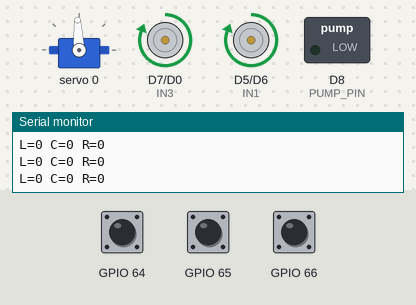
Recording of a sketch running on a simulated ESP8266 (NodeMCU). Shown: servo, motor-driver pin pairs drawn as motors (green arrow = first pin HIGH = forward, orange = second pin HIGH = backward, longer = more drive), switched loads named in the sketch (green lamp = pin HIGH), the last lines printed to the serial monitor. The inputs (shaded band) are chosen by the test bench; at power-on: GPIO 64 HIGH, GPIO 65 HIGH, GPIO 66 HIGH.

Above: at 1.2 s.
1.3 s: GPIO 64 pulled LOW for 0.15 s
At 3.2 s:
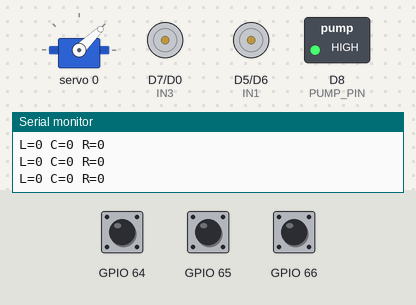
4.4 s: GPIO 65 pulled LOW for 3.2 s
At 5.2 s:
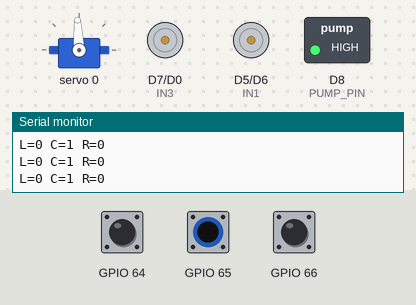
9.1 s: GPIO 66 pulled LOW for 0.15 s
At 10.5 s:
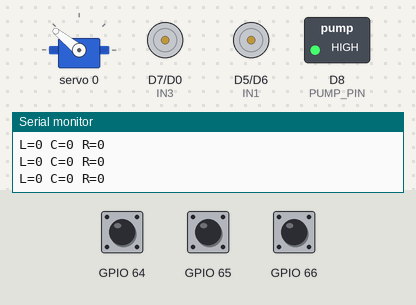
12.2 s: GPIO 66 pulled LOW for 1 s
At 12.6 s:
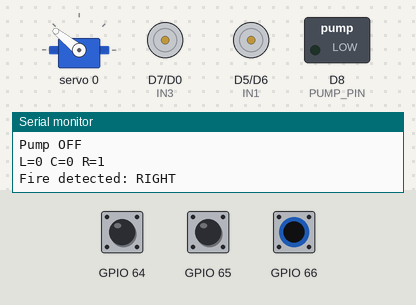
16.2 s: GPIO 66 pulled LOW for 3.2 s
At 19.33 s:
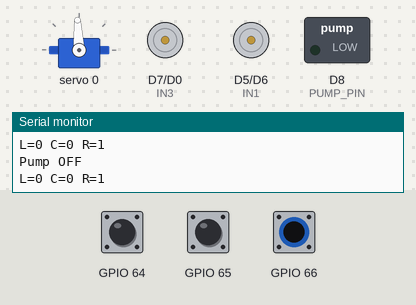
Timing chart, 0 to 20.9 s (numbered marks = the images above; inputs shaded):
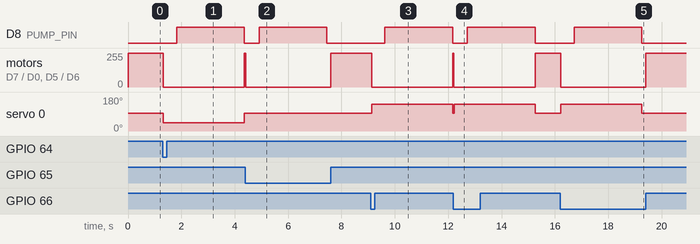

The sketch:

firefighting_robot.ino
```cpp
/*
  Firefighting Robot using NodeMCU ESP8266
  Hardware: L298N, 3 digital flame sensors via MCP23017,
  servo via PCA9685, 12V pump via 3.3V-compatible MOSFET driver.

  REQUIRED ADD-ON MODULES:
    MCP23017 I2C GPIO expander at address 0x20
    PCA9685 I2C PWM/servo driver at address 0x40

  Check actual wiring and module input polarity before powering.
*/

#include <Wire.h>
#include <Adafruit_MCP23X17.h>
#include <Adafruit_PWMServoDriver.h>

Adafruit_MCP23X17 mcp;
Adafruit_PWMServoDriver pwm(0x40);

// NodeMCU I2C pins
const uint8_t I2C_SDA = D2;  // GPIO4
const uint8_t I2C_SCL = D1;  // GPIO5

// L298N direction inputs
const uint8_t IN1 = D5;      // GPIO14
const uint8_t IN2 = D6;      // GPIO12
const uint8_t IN3 = D7;      // GPIO13
const uint8_t IN4 = D0;      // GPIO16

// Active-HIGH logic-level MOSFET driver input.
// D8/GPIO15 is a boot-strap pin and must remain LOW during reset.
// This arrangement is suitable only if the driver input does not pull D8 HIGH.
const uint8_t PUMP_PIN = D8;
const uint8_t PUMP_ON_LEVEL = HIGH;
const uint8_t PUMP_OFF_LEVEL = LOW;

// MCP23017 GPA0, GPA1, GPA2
const uint8_t FLAME_LEFT = 0;
const uint8_t FLAME_CENTER = 1;
const uint8_t FLAME_RIGHT = 2;

// Verify your sensor output. Many modules are active LOW.
const uint8_t FIRE_LEVEL = LOW;

// PCA9685 channel and nozzle angles
const uint8_t SERVO_CHANNEL = 0;
const int ANGLE_LEFT = 45;
const int ANGLE_CENTER = 90;
const int ANGLE_RIGHT = 135;

// Approximate servo pulse range; calibrate for your servo.
const int SERVO_MIN_TICK = 102;  // approx 500 us at 50 Hz
const int SERVO_MAX_TICK = 512;  // approx 2500 us at 50 Hz

const unsigned long PUMP_BURST_MS = 2500;
const unsigned long SERVO_SETTLE_MS = 500;

bool pumpRunning = false;
bool fireHandled = false;
unsigned long pumpStartedAt = 0;

void stopMotors() {
  digitalWrite(IN1, LOW);
  digitalWrite(IN2, LOW);
  digitalWrite(IN3, LOW);
  digitalWrite(IN4, LOW);
}

void moveForward() {
  // If one side moves backward, reverse that side's motor polarity
  // or swap the corresponding IN1/IN2 or IN3/IN4 logic.
  digitalWrite(IN1, HIGH);
  digitalWrite(IN2, LOW);
  digitalWrite(IN3, HIGH);
  digitalWrite(IN4, LOW);
}

void pumpOff() {
  digitalWrite(PUMP_PIN, PUMP_OFF_LEVEL);
}

void pumpOn() {
  digitalWrite(PUMP_PIN, PUMP_ON_LEVEL);
}

void setNozzleAngle(int angle) {
  angle = constrain(angle, 0, 180);
  int tick = map(angle, 0, 180, SERVO_MIN_TICK, SERVO_MAX_TICK);
  pwm.setPWM(SERVO_CHANNEL, 0, tick);
}

bool readFire(uint8_t expanderPin) {
  return mcp.digitalRead(expanderPin) == FIRE_LEVEL;
}

void startExtinguishing(int angle, const char *label) {
  stopMotors();
  setNozzleAngle(angle);
  Serial.print(F("Fire detected: "));
  Serial.println(label);
  delay(SERVO_SETTLE_MS);

  pumpOn();
  pumpRunning = true;
  pumpStartedAt = millis();
  Serial.println(F("Pump ON"));
}

void setup() {
  Serial.begin(115200);

  // Set safe output states before other initialization.
  pinMode(PUMP_PIN, OUTPUT);
  pumpOff();

  pinMode(IN1, OUTPUT);
  pinMode(IN2, OUTPUT);
  pinMode(IN3, OUTPUT);
  pinMode(IN4, OUTPUT);
  stopMotors();

  Wire.begin(I2C_SDA, I2C_SCL);

  if (!mcp.begin_I2C(0x20)) {
    Serial.println(F("ERROR: MCP23017 not found at 0x20. Outputs remain OFF."));
    while (true) {
      pumpOff();
      stopMotors();
      delay(1000);
    }
  }

  mcp.pinMode(FLAME_LEFT, INPUT_PULLUP);
  mcp.pinMode(FLAME_CENTER, INPUT_PULLUP);
  mcp.pinMode(FLAME_RIGHT, INPUT_PULLUP);

  if (!pwm.begin()) {
    Serial.println(F("ERROR: PCA9685 not found at 0x40. Outputs remain OFF."));
    while (true) {
      pumpOff();
      stopMotors();
      delay(1000);
    }
  }

  pwm.setPWMFreq(50);
  setNozzleAngle(ANGLE_CENTER);

  Serial.println();
  Serial.println(F("Firefighting Robot ready."));
  Serial.println(F("Test with pump disconnected and wheels lifted first."));
}

void loop() {
  const bool leftFire = readFire(FLAME_LEFT);
  const bool centerFire = readFire(FLAME_CENTER);
  const bool rightFire = readFire(FLAME_RIGHT);
  const bool anyFire = leftFire || centerFire || rightFire;

  Serial.print(F("L=")); Serial.print(leftFire);
  Serial.print(F(" C=")); Serial.print(centerFire);
  Serial.print(F(" R=")); Serial.println(rightFire);

  if (!anyFire) {
    fireHandled = false;
  }

  if (anyFire && !pumpRunning && !fireHandled) {
    if (centerFire) {
      startExtinguishing(ANGLE_CENTER, "CENTER");
    } else if (leftFire) {
      startExtinguishing(ANGLE_LEFT, "LEFT");
    } else {
      startExtinguishing(ANGLE_RIGHT, "RIGHT");
    }
    fireHandled = true;
  }

  if (pumpRunning && millis() - pumpStartedAt >= PUMP_BURST_MS) {
    pumpOff();
    pumpRunning = false;
    setNozzleAngle(ANGLE_CENTER);
    Serial.println(F("Pump OFF"));
  }

  if (!anyFire && !pumpRunning) {
    pumpOff();
    moveForward();
  } else {
    stopMotors();
  }

  delay(50);
}
```

Measured:
- after the input at 1.3 s, D8 (PUMP_PIN): LOW → HIGH after 0.52 s, → LOW 2.5 s later; motor on D7 (IN3) / D0 (IN4), motor on D5 (IN1) / D6 (IN2): forward 255/255 → stopped at once, → forward 255/255 3.0 s later; servo 0: 93° → 44° at once, → 93° 3.0 s later
- after the input at 4.4 s, D8 (PUMP_PIN): LOW → HIGH after 0.51 s, → LOW 2.5 s later; motor on D7 (IN3) / D0 (IN4), motor on D5 (IN1) / D6 (IN2): forward 255/255 → stopped at once, → forward 255/255 3.2 s later
- after the input at 9.1 s, D8 (PUMP_PIN): LOW → HIGH after 0.53 s, → LOW 2.5 s later; motor on D7 (IN3) / D0 (IN4), motor on D5 (IN1) / D6 (IN2): forward 255/255 → stopped at once, → forward 255/255 3.0 s later; servo 0: 93° → 141° at once, → 93° 3.0 s later
- after the input at 12.2 s, D8 (PUMP_PIN): LOW → HIGH after 0.52 s, → LOW 2.5 s later; motor on D7 (IN3) / D0 (IN4), motor on D5 (IN1) / D6 (IN2): forward 255/255 → stopped at once, → forward 255/255 3.0 s later; servo 0: 93° → 141° at once, → 93° 3.0 s later
- after the input at 16.2 s, D8 (PUMP_PIN): LOW → HIGH after 0.52 s, → LOW 2.5 s later; motor on D7 (IN3) / D0 (IN4), motor on D5 (IN1) / D6 (IN2): forward 255/255 → stopped at once, → forward 255/255 3.2 s later; servo 0: 93° → 141° at once, → 93° 3.0 s later
